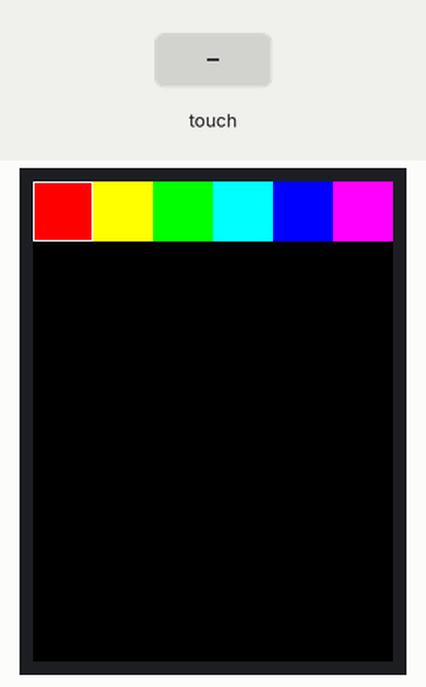
A sketch run on a simulated Arduino Uno, built with avr-gcc and run on an emulated ATmega328P. Shown: 240×320 colour display. Inputs (shaded band) come from the test bench. What the sketch prints to the serial monitor is not drawn.

Above: at 1.6 s.
1.7 s: touch panel pressed at 13 % / 10 % of its raw x / y range
3.2 s: touch panel pressed at 38 % / 90 % of its raw x / y range
At 3.9 s:
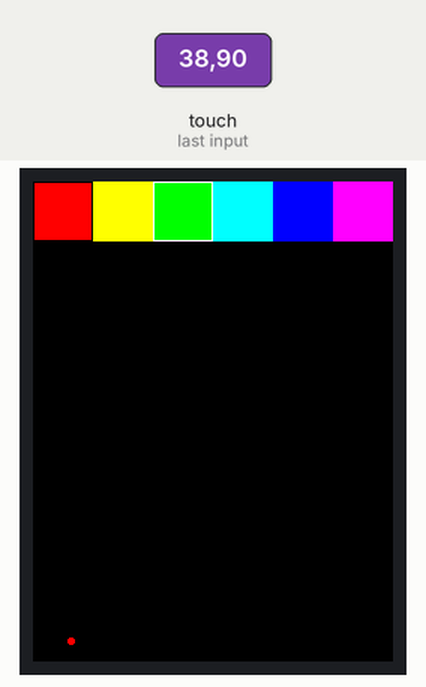
4.7 s: touch panel pressed at 38 % / 10 % of its raw x / y range
Timing chart, 0 to 7.7 s (numbered marks = the images above; inputs shaded):
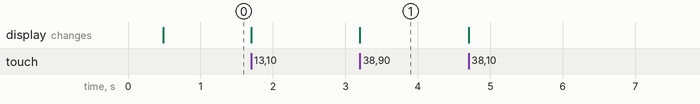

The sketch:

sketch2Form_final.ino
```cpp
#include <MCUFRIEND_kbv.h>
#include <TouchScreen.h>

MCUFRIEND_kbv tft;
const int XP = 8, XM = A2, YP = A3, YM = 9; // 320x480 ID=0x9090
const int TS_LEFT = 134, TS_RT = 981, TS_TOP = 925, TS_BOT = 150;
TouchScreen ts = TouchScreen(XP, YP, XM, YM, 300);
TSPoint tp;

#define MINPRESSURE 10
#define MAXPRESSURE 1000

uint16_t ID, currentcolor;
uint16_t oldcolor;
int16_t BOXSIZE;
int16_t PENRADIUS = 2.5;
uint8_t Orientation = 0; // PORTRAIT

// Colors
#define BLACK 0x0000
#define BLUE 0x001F
#define RED 0xF800
#define GREEN 0x07E0
#define CYAN 0x07FF
#define MAGENTA 0xF81F
#define YELLOW 0xFFE0
#define WHITE 0xFFFF

// Button Areas
#define DONE_Y_START 380
#define BTN_HEIGHT 40
#define BTN_WIDTH 120

bool isDrawing = false;

void drawUI() {
  tft.fillScreen(BLACK);

  // Color palette
  BOXSIZE = tft.width() / 6;
  tft.fillRect(0, 0, BOXSIZE, BOXSIZE, RED);
  tft.fillRect(BOXSIZE, 0, BOXSIZE, BOXSIZE, YELLOW);
  tft.fillRect(BOXSIZE * 2, 0, BOXSIZE, BOXSIZE, GREEN);
  tft.fillRect(BOXSIZE * 3, 0, BOXSIZE, BOXSIZE, CYAN);
  tft.fillRect(BOXSIZE * 4, 0, BOXSIZE, BOXSIZE, BLUE);
  tft.fillRect(BOXSIZE * 5, 0, BOXSIZE, BOXSIZE, MAGENTA);
  tft.drawRect(0, 0, BOXSIZE, BOXSIZE, WHITE);

  // Buttons
  tft.fillRect(10, DONE_Y_START, BTN_WIDTH, BTN_HEIGHT, GREEN);
  tft.fillRect(190, DONE_Y_START, BTN_WIDTH, BTN_HEIGHT, RED);
  tft.setTextColor(WHITE);
  tft.setTextSize(2);
  tft.setCursor(35, DONE_Y_START + 10);
  tft.print("DONE");
  tft.setCursor(215, DONE_Y_START + 10);
  tft.print("CLEAR");

  currentcolor = RED;
}

void setup() {
  Serial.begin(9600);
  tft.reset();
  ID = tft.readID();
  tft.begin(ID);
  tft.invertDisplay(true);
  tft.setRotation(Orientation);
  drawUI();
}

void loop() {
  tp = ts.getPoint();
  pinMode(XM, OUTPUT);
  pinMode(YP, OUTPUT);

  if (tp.z > MINPRESSURE && tp.z < MAXPRESSURE) {
    uint16_t xpos = map(tp.x, TS_LEFT, TS_RT, 0, tft.width());
    uint16_t ypos = map(tp.y, TS_TOP, TS_BOT, 0, tft.height());

    // 🟥 Color palette selection (top row)
    if (ypos < BOXSIZE) {
      oldcolor = currentcolor;
      int boxIndex = xpos / BOXSIZE;

      switch (boxIndex) {
        case 0: currentcolor = RED; break;
        case 1: currentcolor = YELLOW; break;
        case 2: currentcolor = GREEN; break;
        case 3: currentcolor = CYAN; break;
        case 4: currentcolor = BLUE; break;
        case 5: currentcolor = MAGENTA; break;
      }

      // Highlight selected color
      if (oldcolor != currentcolor) {
        tft.drawRect(boxIndex * BOXSIZE, 0, BOXSIZE, BOXSIZE, WHITE);
        int oldIndex = (oldcolor == RED) ? 0 :
                       (oldcolor == YELLOW) ? 1 :
                       (oldcolor == GREEN) ? 2 :
                       (oldcolor == CYAN) ? 3 :
                       (oldcolor == BLUE) ? 4 : 5;
        tft.drawRect(oldIndex * BOXSIZE, 0, BOXSIZE, BOXSIZE, BLACK);
      }
    }

    // ✅ Button area (DONE / CLEAR)
    else if (ypos > DONE_Y_START && ypos < DONE_Y_START + BTN_HEIGHT) {
      if (xpos < 130) {
        Serial.println("END_SHAPE");
        isDrawing = false;
      } else if (xpos > 180) {
        clearDrawing();
      }
    }

    // ✏️ Drawing area
    else if (ypos > BOXSIZE && ypos < DONE_Y_START) {
      tft.fillCircle(xpos, ypos, PENRADIUS, currentcolor);

      if (!isDrawing) {
        Serial.println("START_SHAPE");
        isDrawing = true;
      }

      Serial.print("{\"x\":");
      Serial.print(xpos);
      Serial.print(",\"y\":");
      Serial.print(ypos);
      Serial.print(",\"t\":");
      Serial.print(millis());
      Serial.print(",\"c\":");
      Serial.print(currentcolor);
      Serial.println("}");
    }
  }
}


void clearDrawing() {
  tft.fillRect(0, BOXSIZE, tft.width(), DONE_Y_START - BOXSIZE, BLACK);
  drawUI();
  Serial.println("CLEARED");
  isDrawing = false;
}
```

Measured:
- after the input at 3.2 s, the display: changes at once (image 1)
